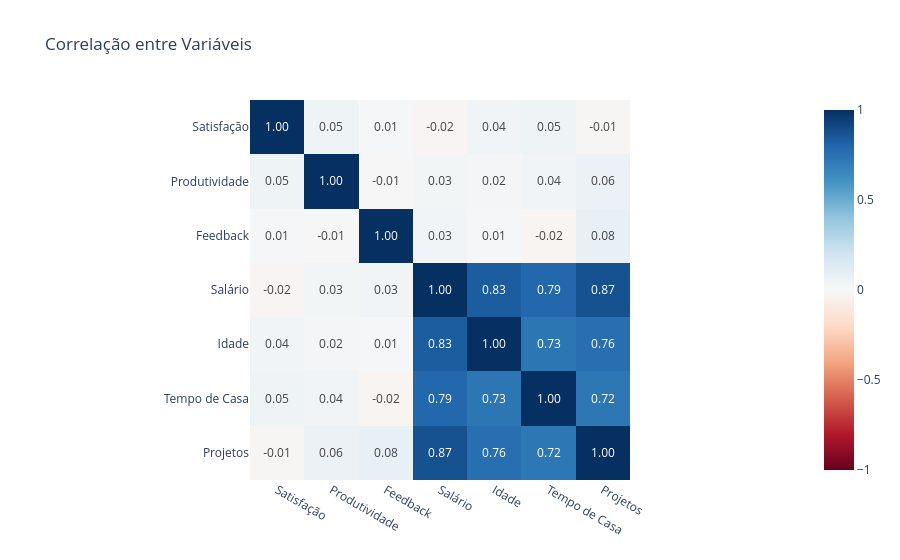

The code cell stored with this chart in its notebook:
### Markdown cell above
## 7. Mapa de Calor — Correlações

### Code cell
colunas_num = ['Satisfaction Rate (%)', 'Productivity (%)', 'Feedback Score', 'Salary', 'Age', 'anos_empresa', 'Projects Completed']
nomes_pt = ['Satisfação', 'Produtividade', 'Feedback', 'Salário', 'Idade', 'Tempo de Casa', 'Projetos']

corr_matrix = df[colunas_num].corr()
corr_matrix.index = nomes_pt
corr_matrix.columns = nomes_pt

fig = px.imshow(
    corr_matrix,
    title='Correlação entre Variáveis',
    color_continuous_scale='RdBu',
    zmin=-1, zmax=1,
    text_auto='.2f'
)
fig.show()

### Figure 1 — Plotly figure (JSON) as saved in the notebook; plotly's stock layout.template omitted (floating-point values rounded to 4 significant figures)
{"data": [{"coloraxis": "coloraxis", "hovertemplate": "x: %{x}<br>y: %{y}<br>color: %{z}<extra></extra>", "name": "0", "texttemplate": "%{z:.2f}", "type": "heatmap", "x": ["Satisfação", "Produtividade", "Feedback", "Salário", "Idade", "Tempo de Casa", "Projetos"], "xaxis": "x", "y": ["Satisfação", "Produtividade", "Feedback", "Salário", "Idade", "Tempo de Casa", "Projetos"], "yaxis": "y", "z": [[1.0, 0.0499, 0.008068, -0.0183, 0.03528, 0.04993, -0.01081], [0.0499, 1.0, -0.005948, 0.02552, 0.02119, 0.03849, 0.06171], [0.008068, -0.005948, 1.0, 0.03482, 0.01201, -0.01883, 0.08317], [-0.0183, 0.02552, 0.03482, 1.0, 0.8345, 0.7891, 0.8743], [0.03528, 0.02119, 0.01201, 0.8345, 1.0, 0.7287, 0.7584], [0.04993, 0.03849, -0.01883, 0.7891, 0.7287, 1.0, 0.7249], [-0.01081, 0.06171, 0.08317, 0.8743, 0.7584, 0.7249, 1.0]]}], "layout": {"coloraxis": {"cmax": 1, "cmin": -1, "colorscale": [[0.0, "rgb(103,0,31)"], [0.1, "rgb(178,24,43)"], [0.2, "rgb(214,96,77)"], [0.3, "rgb(244,165,130)"], [0.4, "rgb(253,219,199)"], [0.5, "rgb(247,247,247)"], [0.6, "rgb(209,229,240)"], [0.7, "rgb(146,197,222)"], [0.8, "rgb(67,147,195)"], [0.9, "rgb(33,102,172)"], [1.0, "rgb(5,48,97)"]]}, "title": {"text": "Correlação entre Variáveis"}, "xaxis": {"anchor": "y", "constrain": "domain", "domain": [0.0, 1.0], "scaleanchor": "y"}, "yaxis": {"anchor": "x", "autorange": "reversed", "constrain": "domain", "domain": [0.0, 1.0]}}}
